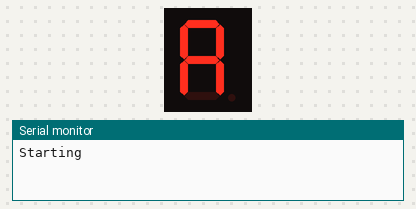
Simulated run of this sketch. Board: Arduino Uno, built with avr-gcc and run on an emulated ATmega328P. Parts: 1-digit seven-segment display, the last lines printed to the serial monitor. Wiring (inferred from the names in the program): 1-digit 7-segment display, segments lit when HIGH: segments pin 8, pin 9, pin 2, pin 3, pin 4, pin 6, pin 5. The segment pins are drawn as the display they are named for.

Above: at 0.1 s.
At 2.1 s:
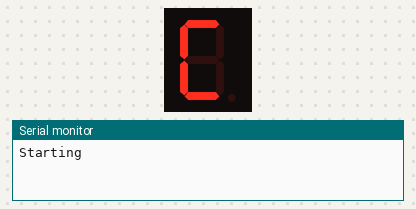
At 4.1 s:
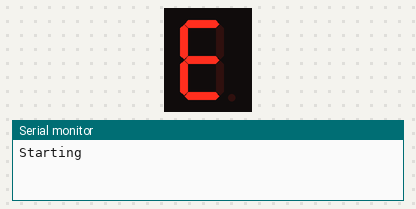
At 5.1 s:
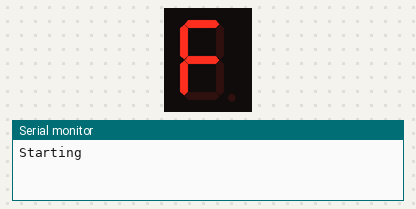
At 11.1 s:
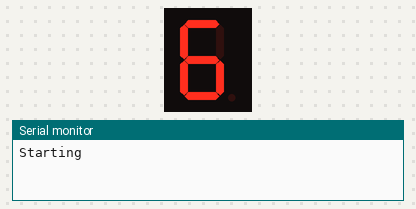
At 17.1 s:
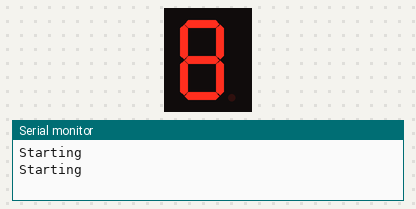

Measured:
- by itself, everything shown: repeats every 16.0 s, in 16 steps
- what the display in image 1 shows lasts 1.0 s, from 2.0 s to 3.0 s

The sketch:

basic_test.ino
```cpp
/* 7Segment 1 Digit LED Module (5161AS) [D011] : http://rdiot.tistory.com/298 [RDIoT Demo] */

#define ledA 8
#define ledB 9
#define ledC 2
#define ledD 3
#define ledE 4
#define ledF 6
#define ledG 5

void setup()
{
  pinMode(ledA, OUTPUT);
  pinMode(ledB, OUTPUT);
  pinMode(ledC, OUTPUT);
  pinMode(ledD, OUTPUT);
  pinMode(ledE, OUTPUT);
  pinMode(ledF, OUTPUT);
  pinMode(ledG, OUTPUT);
  Serial.begin(9600);
}

void loop()
{
  Serial.println("Starting\n");
  LoopDisplay();    //Call LoopDisplay Function
}

void clr()
{
  //Clears the LED
  digitalWrite(ledA, LOW);
  digitalWrite(ledB, LOW);
  digitalWrite(ledC, LOW);
  digitalWrite(ledD, LOW);
  digitalWrite(ledE, LOW);
  digitalWrite(ledF, LOW);
  digitalWrite(ledG, LOW);
}


void char_A()
{
  digitalWrite(ledD, LOW);
  digitalWrite(ledE, HIGH);
  digitalWrite(ledF, HIGH);
  digitalWrite(ledG, HIGH);
  digitalWrite(ledA, HIGH);
  digitalWrite(ledB, HIGH);
  digitalWrite(ledC, HIGH);
}

void char_B()
{
  //Displays B
  digitalWrite(ledD, HIGH);
  digitalWrite(ledE, HIGH);
  digitalWrite(ledF, HIGH);
  digitalWrite(ledG, HIGH);
  digitalWrite(ledA, HIGH);
  digitalWrite(ledB, HIGH);
  digitalWrite(ledC, HIGH);
}

void char_C()
{
  //Displays C
  digitalWrite(ledD, HIGH);
  digitalWrite(ledE, HIGH);
  digitalWrite(ledF, HIGH);
  digitalWrite(ledG, LOW);
  digitalWrite(ledA, HIGH);
  digitalWrite(ledB, LOW);
  digitalWrite(ledC, LOW);
}

void char_D()
{
  //Displays D
  digitalWrite(ledD, HIGH);
  digitalWrite(ledE, HIGH);
  digitalWrite(ledF, HIGH);
  digitalWrite(ledG, LOW);
  digitalWrite(ledA, HIGH);
  digitalWrite(ledB, HIGH);
  digitalWrite(ledC, HIGH);
}

void char_E()
{
  //Displays E
  digitalWrite(ledD, HIGH);
  digitalWrite(ledE, HIGH);
  digitalWrite(ledF, HIGH);
  digitalWrite(ledG, HIGH);
  digitalWrite(ledA, HIGH);
  digitalWrite(ledB, LOW);
  digitalWrite(ledC, LOW);
}

void char_F()
{
  //Displays F
  digitalWrite(ledD, LOW);
  digitalWrite(ledE, HIGH);
  digitalWrite(ledF, HIGH);
  digitalWrite(ledG, HIGH);
  digitalWrite(ledA, HIGH);
  digitalWrite(ledB, LOW);
  digitalWrite(ledC, LOW);
}


void one()
{
  //Displays 1
  digitalWrite(ledD, LOW);
  digitalWrite(ledE, LOW);
  digitalWrite(ledF, LOW);
  digitalWrite(ledG, LOW);
  digitalWrite(ledA, LOW);
  digitalWrite(ledB, HIGH);
  digitalWrite(ledC, HIGH);
}

void two()
{
  //Displays 2
  digitalWrite(ledD, HIGH);
  digitalWrite(ledE, HIGH);
  digitalWrite(ledF, LOW);
  digitalWrite(ledG, HIGH);
  digitalWrite(ledA, HIGH);
  digitalWrite(ledB, HIGH);
  digitalWrite(ledC, LOW);
}

void three()
{
  //Displays 3
  digitalWrite(ledD, HIGH);
  digitalWrite(ledE, LOW);
  digitalWrite(ledF, LOW);
  digitalWrite(ledG, HIGH);
  digitalWrite(ledA, HIGH);
  digitalWrite(ledB, HIGH);
  digitalWrite(ledC, HIGH);
}

void four()
{
  //Displays 4
  digitalWrite(ledD, LOW);
  digitalWrite(ledE, LOW);
  digitalWrite(ledF, HIGH);
  digitalWrite(ledG, HIGH);
  digitalWrite(ledA, LOW);
  digitalWrite(ledB, HIGH);
  digitalWrite(ledC, HIGH);
}

void five()
{
  //Displays 5
  digitalWrite(ledD, HIGH);
  digitalWrite(ledE, LOW);
  digitalWrite(ledF, HIGH);
  digitalWrite(ledG, HIGH);
  digitalWrite(ledA, HIGH);
  digitalWrite(ledB, LOW);
  digitalWrite(ledC, HIGH);
}

void six()
{
  //Displays 6
  digitalWrite(ledD, HIGH);
  digitalWrite(ledE, HIGH);
  digitalWrite(ledF, HIGH);
  digitalWrite(ledG, HIGH);
  digitalWrite(ledA, HIGH);
  digitalWrite(ledB, LOW);
  digitalWrite(ledC, HIGH);
}

void seven()
{
  //Displays 7
  digitalWrite(ledD, LOW);
  digitalWrite(ledE, LOW);
  digitalWrite(ledF, LOW);
  digitalWrite(ledG, LOW);
  digitalWrite(ledA, HIGH);
  digitalWrite(ledB, HIGH);
  digitalWrite(ledC, HIGH);
}

void eight()
{
  //Displays 8
  digitalWrite(ledD, HIGH);
  digitalWrite(ledE, HIGH);
  digitalWrite(ledF, HIGH);
  digitalWrite(ledG, HIGH);
  digitalWrite(ledA, HIGH);
  digitalWrite(ledB, HIGH);
  digitalWrite(ledC, HIGH);
}

void nine()
{
  //Displays 9
  digitalWrite(ledD, HIGH);
  digitalWrite(ledE, LOW);
  digitalWrite(ledF, HIGH);
  digitalWrite(ledG, HIGH);
  digitalWrite(ledA, HIGH);
  digitalWrite(ledB, HIGH);
  digitalWrite(ledC, HIGH);
}

void zero()
{
  //Displays 0
  digitalWrite(ledD, HIGH);
  digitalWrite(ledE, HIGH);
  digitalWrite(ledF, HIGH);
  digitalWrite(ledG, LOW);
  digitalWrite(ledA, HIGH);
  digitalWrite(ledB, HIGH);
  digitalWrite(ledC, HIGH);
}

void LoopDisplay()
{
  char_A();
  delay(1000);
  char_B();
  delay(1000);
  char_C();
  delay(1000);
  char_D();
  delay(1000);
  char_E();
  delay(1000);
  char_F();
  delay(1000);
  one();
  delay(1000);
  two();
  delay(1000);
  three();
  delay(1000);
  four();
  delay(1000);
  five();
  delay(1000);
  six();
  delay(1000);
  seven();
  delay(1000);
  eight();
  delay(1000);
  nine();
  delay(1000);
  zero();
  delay(1000);
}
```
